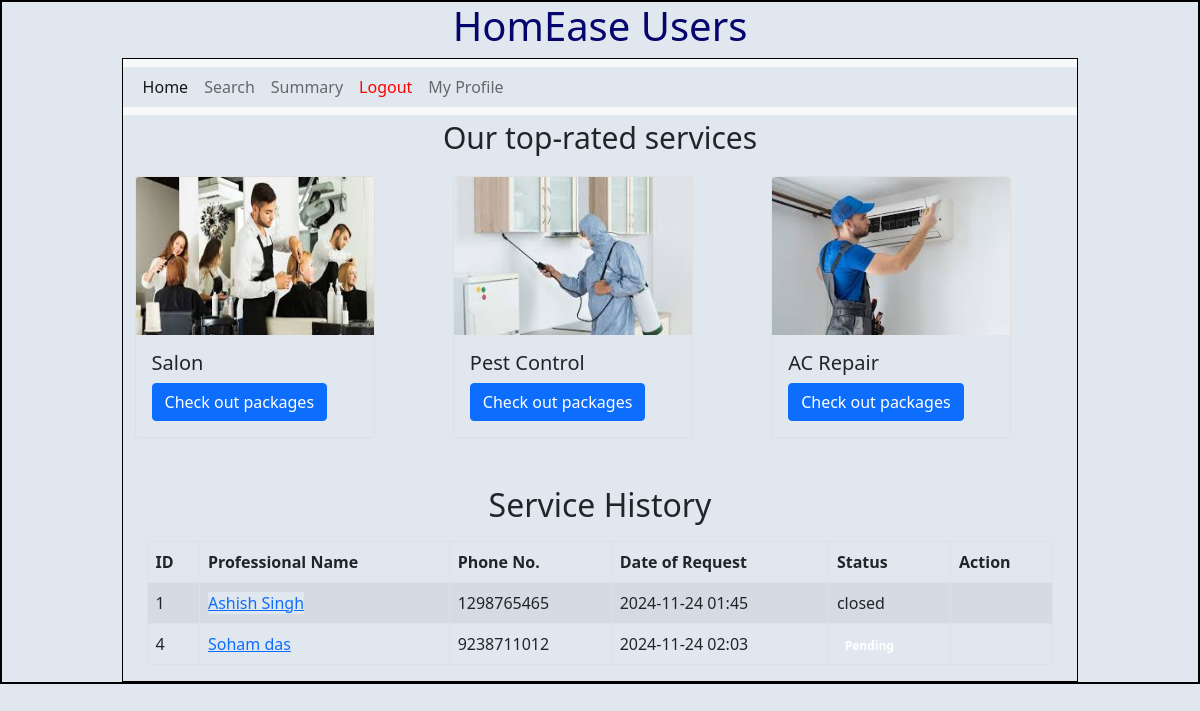
The page /user (signed in) on the database its author committed.
### backend/models.py (models this page shows)
class User_Service_History(db.Model):
    id = db.Column(db.Integer, primary_key=True)
    user_id = db.Column(db.Integer, db.ForeignKey('user_info.id'))
    service_req_id = db.Column(db.Integer, db.ForeignKey('service_req.id'))
    user = db.relationship('User_Info', backref=db.backref('user_service_history', lazy=True))
    service_req = db.relationship('Service_req', backref=db.backref('user_service_history', lazy=True))

class Service_req(db.Model):
    __tablename__="service_req"
    id=db.Column(db.Integer,primary_key=True)
    service_id=db.Column(db.Integer, db.ForeignKey("service.id"),nullable=False)
    cust_id=db.Column(db.Integer, db.ForeignKey("user_info.id"),nullable=False)
    prof_id=db.Column(db.Integer, db.ForeignKey("prof_info.id"),nullable=False)
    date_of_req=db.Column(db.DateTime,nullable=False)
    date_of_comp=db.Column(db.DateTime,nullable=True)
    status=db.Column(db.String, nullable=False, default="Pending")
    remarks = db.Column(db.String, nullable=True)
    rating = db.Column(db.Integer, nullable=True)
    service = db.relationship("Service", backref="service_req")
    customer = db.relationship("User_Info", backref="service_req")
    professional = db.relationship("Prof_Info", backref="service_req")

class Prof_Info(db.Model):
    __tablename__="prof_info"
    id=db.Column(db.Integer,primary_key=True)
    email=db.Column(db.String,unique=True,nullable=False)
    password=db.Column(db.String,nullable=False)
    role=db.Column(db.Integer,default=2)
    full_name=db.Column(db.String,nullable=False)
    service_name=db.Column(db.Integer, db.ForeignKey("service.id"), nullable=False)
    experience=db.Column(db.Integer,nullable=False)
    location=db.Column(db.String,nullable=False)
    pin_code=db.Column(db.Integer,nullable=False)
    prof_status=db.Column(db.String,default='requested')#requested,approved,rejected,blocked
    service=db.relationship("Service",back_populates="professionals")
    phone=db.Column(db.Integer,nullable=False, unique=True)

### backend/controllers.py (the view)
@app.route("/user")
def user_dashboard():
    user_id = session["user_id"]
    user_info = User_Info.query.get(user_id)
    user_service_history = db.session.query(User_Service_History, Service_req, Service).outerjoin(
        Service_req, User_Service_History.service_req_id == Service_req.id
    ).outerjoin(
        Service, Service_req.service_id == Service.id
    ).filter(
        User_Service_History.user_id == user_id
    ).all()
    upcoming_services = Service_req.query.filter_by(cust_id=user_id, status='pending').all()
    service_requests = Service_req.query.filter_by(cust_id=user_id).all()
    services = Service.query.all()  # Get all services
    return render_template(
        "user_dash.html",
        user_service_history=user_service_history,
        upcoming_services=upcoming_services,
        service_requests=service_requests,
        services=services,
        user_info=user_info  # Pass the user_info variable to the template
    )

### templates/user_dash.html (shortened to what this page needs)
{% extends "user_layout.html" %}
{% block content %}
<html>
    <p class="trs" style="text-align: center; font-size: 30px;">Our top-rated services</p>
    <div class="container">
        <div class="row">
            <div class="col">
                <div class="card" style="width: 15rem;">
                    <img src="/static/images/salon.jpeg" class="card-img-top" alt="salon" height="158px">
                    <div class="card-body">
                        <h5 class="card-title">Salon</h5>
                        <a href="{{ url_for('list_professionals', name='Salon') }}" class="btn btn-primary">Check out packages</a>
                    </div>
                </div>
            </div>
            <div class="col">
                <div class="card" style="width: 15rem;">
                    <img src="/static/images/pest.jpeg" class="card-img-top" alt="pest" height="158px">
                    <div class="card-body">
                        <h5 class="card-title">Pest Control</h5>
                        <a href="{{ url_for('list_professionals', name='Pest Control') }}" class="btn btn-primary">Check out packages</a>
                    </div>
                </div>
            </div>
            <div class="col">
                <div class="card" style="width: 15rem;">
                    <img src="/static/images/acr.jpeg" class="card-img-top" alt="acrepair">
                    <div class="card-body">
                        <h5 class="card-title">AC Repair</h5>
                        <a href="{{ url_for('list_professionals', name='AC Repair') }}" class="btn btn-primary">Check out packages</a>
                    </div>
                </div>
            </div>
        </div>
        <div class="container mt-5">
            <h2 style="text-align: center;">Service History</h2>
            <table class="table table-bordered table-striped mt-3">
                <thead>
                    <tr>
                        <th>ID</th>
                        <th>Professional Name</th>
                        <th>Phone No.</th>
                        <th>Date of Request</th>
                        <th>Status</th>
                        <th>Action</th>
                    </tr>
                </thead>
                <tbody>
                    {% for history, service_req, service in user_service_history %}
                    <tr>
                        <td>{{ service_req.id }}</td>
                        <td><a href="/professional_profile/{{ service_req.professional.id }}">{{ service_req.professional.full_name }}</a></td>
                        <td>{{ service_req.professional.phone }}</td>
                        <td>{{ service_req.date_of_req.strftime('%Y-%m-%d %H:%M') }}</td>
                        <td>
                            {% if service_req.status == 'pending' %}
                            <span class="badge badge-warning">Pending</span>
                            {% elif service_req.status == 'accepted' %}
                            <span class="badge badge-success">Accepted</span>
                            {% elif service_req.status == 'rejected' %}
                            <span class="badge badge-danger">Rejected</span>
                            {% else %}
                            {{ service_req.status }}
                            {% endif %}
                        </td>
                        <td>
                        </td>
                    </tr>
                    {% endfor %}
                </tbody>
            </table>
        </div>
    </div>
</html>
{% endblock %}

### templates/user_layout.html (shortened to what this page needs)
<!DOCTYPE html>
<html lang="en">
<head>
    <link rel="stylesheet" href="/static/styles/main.css">
    <link href="https://cdn.jsdelivr.net/npm/bootstrap@5.0.2/dist/css/bootstrap.min.css" rel="stylesheet">
</head>
<body>
    <div class="my_container">
        <div class="center"><h1>HomEase Users</h1></div>
        <div class="my_panel">
          <nav class="navbar navbar-expand-lg navbar-light bg-light">
            <div class="container-fluid">
              <div class="collapse navbar-collapse" id="navbarText">
                <ul class="navbar-nav me-auto mb-2 mb-lg-0">
                  <li class="nav-item">
                    <a class="nav-link active" aria-current="page" href="{{ url_for('user_dashboard') }}">Home</a>
                  </li>
                  <li class="nav-item">
                    <a class="nav-link" href="{{ url_for('search_users') }}">Search</a>
                  </li>
                  <li class="nav-item">
                    <a class="nav-link" href="{{ url_for('user_summary', user_id=user_info.id) }}">Summary</a>
                  </li>
                  <li class="nav-item">
                    <a href="/logout" class="nav-link" style="color: red;">Logout</a>
                  </li>
                  <li class="nav-item">
                    <a class="nav-link button" href="{{ url_for('user_profile') }}">My Profile</a>
                  </li>
                </ul>
              </div>
            </div>
          </nav>
          {% block content %}{% endblock %}
        </div>
    </div>
</body>
</html>

### static/styles/main.css (style rules this page uses)
* { margin: 0; padding: 0; background-color: rgb(224, 231, 238); }
.my_container { border: 2px solid black; }
.my_panel { width: 80%; margin: auto; height: auto; border: 1px solid black; }
.center { display: flexbox; justify-content: center; width: 100%; text-align: center; margin: auto; color: rgb(5,5,110); }
.col { font-size: 20px; }

### rows shown on the page
User_Service_History: id "1", professional.full_name "Ashish Singh", professional.phone "1298765465", date_of_req "2024-11-24 01:45", status "closed"
User_Service_History: id "4", professional.full_name "Soham das", professional.phone "9238711012", date_of_req "2024-11-24 02:03", shows "Pending"
